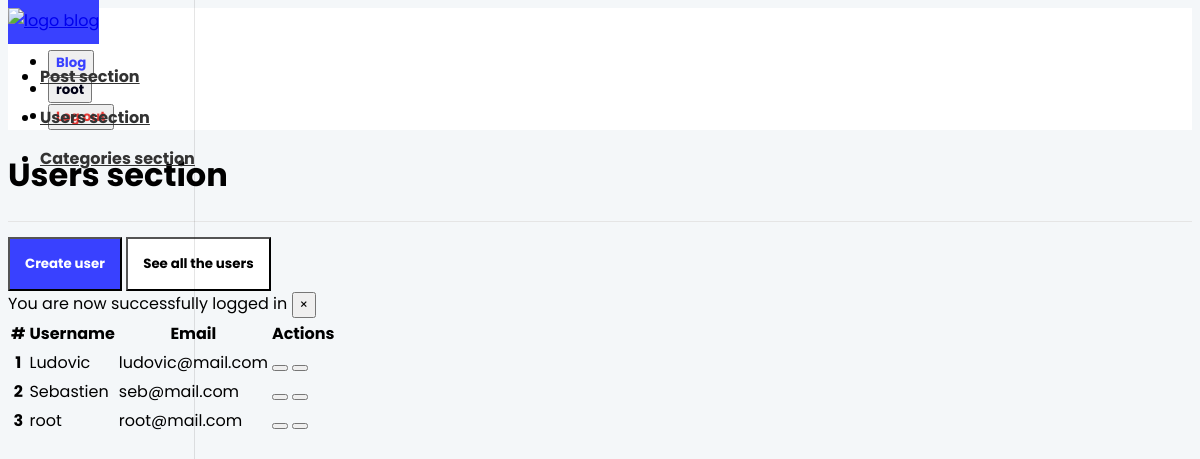
/app/admin/users/users.php (signed in), run on an earlier commit of the app's database.
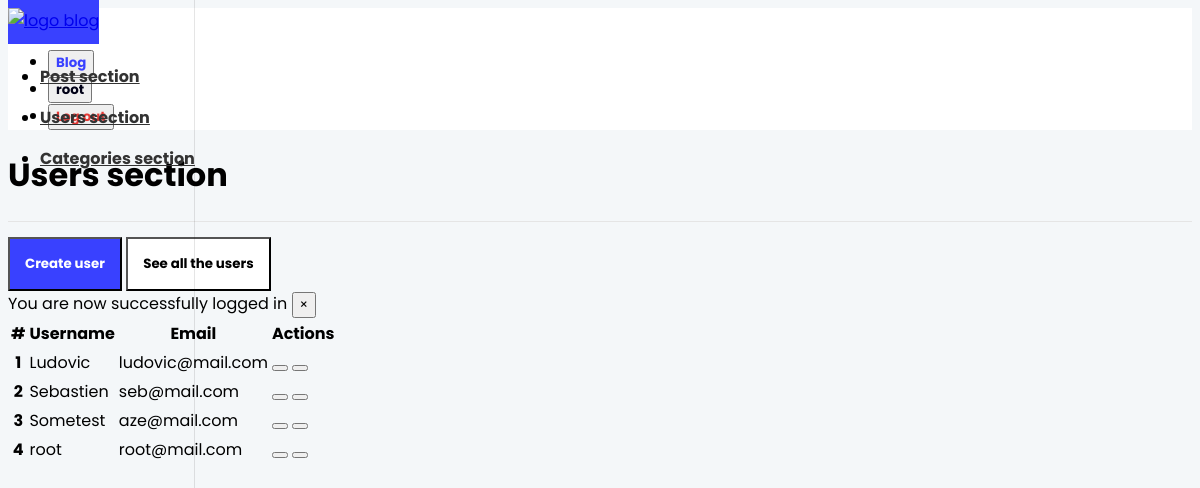
And on a later commit of the database.
### tables this page shows
CREATE TABLE `users` (
  `id` int(11) NOT NULL,
  `admin` tinyint(1) NOT NULL,
  `user_name` varchar(255) NOT NULL,
  `email` varchar(255) NOT NULL,
  `password` varchar(255) NOT NULL,
  `created_at` timestamp NOT NULL DEFAULT current_timestamp()
);

### app/controllers/users.php (called while the page is built, shortened)
<?php
include(ROOT_PATH . "/app/db/database.php");
$table       = "users";
$admin_users = selectAllInTable($table, ["admin" => 1]);

### app/db/database.php (called while the page is built, shortened)
<?php
require("connect.php");
function execQuery($sql, $data)
{
    global $conn;
    $fetcher = $conn->prepare($sql);
    $values  = array_values($data);
    $types   = str_repeat("s", count($values));
    $fetcher->bind_param($types, ...$values);
    $fetcher->execute();
    return $fetcher;
}
function selectAllInTable($table, $conditions = [])
{
    global $conn;
    $sql = "SELECT * FROM $table";
    if (empty($conditions)) {
        $fetcher = $conn->prepare($sql);
        $fetcher->execute();
        $payload = $fetcher->get_result()->fetch_all(MYSQLI_ASSOC);
        return $payload;
    } else {
        $i = 0;
        foreach ($conditions as $key => $value) {
            if ($i === 0 ) {
                $sql = $sql . " WHERE $key=?";
            } else {
                $sql = $sql . " AND $key=?";
            }
            $i++;
        }
        $fetcher = execQuery($sql, $conditions);
        $payload = $fetcher->get_result()->fetch_all(MYSQLI_ASSOC);
        return $payload;
    }
}

### app/admin/users/users.php (the view, shortened to what this page needs)
<?php
    include(ROOT_PATH . "/app/controllers/users.php");
?>
<!DOCTYPE html>
<html lang="en">
<head>
    <link rel="stylesheet" href="https://unpkg.com/bootstrap-material-design@4.1.1/dist/css/bootstrap-material-design.min.css" />
    <link rel="stylesheet" href="https://unicons.iconscout.com/release/v2.0.1/css/unicons.css" />
    <link href="../../../assets/dashboard.css" rel="stylesheet" />
</head>
<body>
    <?php include(ROOT_PATH . "/app/components/navbar_dashboard.php") ?>
    <div class="container-fluid">
        <div class="row">
            <main role="main" class="col-md-9 ml-sm-auto col-lg-10 pt-3 px-4">
                <div class="d-flex justify-content-between flex-wrap flex-md-nowrap align-items-center pb-2 mb-3 border-bottom">
                    <h1 style="font-weight: bold">Users section</h1>
                </div>
                <a href="<?php echo BASE_URL . "app/admin/users/create_users.php" ?>" style="text-decoration: none">
                    <button class="btn mr-2" style="background-color: #3941FF; color: white; padding: 15px; font-weight: bold; margin-top: 15px">
                        Create user
                    </button>
                </a>
                <a href="<?php echo BASE_URL . "app/admin/users/users.php" ?>" style="text-decoration: none">
                    <button class="btn" style="background-color: white; color: black; padding: 15px; font-weight: bold; margin-top: 15px">
                        See all the users
                    </button>
                </a>
                <?php include(ROOT_PATH . "/app/components/message_handler.php") ?>
                <div class="mt-5">
                    <table class="table table-borderless">
                        <thead>
                            <tr>
                                <th scope="col">#</th>
                                <th scope="col">Username</th>
                                <th scope="col">Email</th>
                                <th scope="col">Actions</th>
                            </tr>
                        </thead>
                        <tbody>
                            <?php foreach ($admin_users as $key => $user): ?>
                            <tr>
                                <th scope="row"><?php echo $key + 1; ?></th>
                                <td><?php echo $user["user_name"] ?></td>
                                <td><?php echo $user["email"] ?></td>
                                <td>
                                    <a href="edit_users.php?id=<?php echo $user["id"] ?>" style="text-decoration: none">
                                        <button type="button" class="btn btn-secondary" data-toggle="tooltip" data-placement="top" title="Edit">
                                        </button>
                                    </a>
                                    <a href="users.php?delete_id=<?php echo $user["id"] ?>" style="text-decoration: none">
                                        <button type="button" class="btn btn-secondary" data-toggle="tooltip" data-placement="top" title="Delete">
                                        </button>
                                    </a>
                                </td>
                            </tr>
                            <?php endforeach; ?>
                        </tbody>
                    </table>
                </div>
            </main>
        </div>
    </div>
</body>
</html>

What changed in the data, as far as the page shows it:
added users: user_name "Sometest", email "aze@mail.com"
